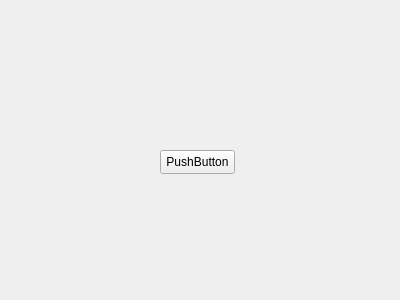
<?xml version="1.0" encoding="UTF-8"?>
<ui version="4.0">
 <class>Form</class>
 <widget class="QWidget" name="Form">
  <property name="geometry">
   <rect>
    <x>0</x>
    <y>0</y>
    <width>400</width>
    <height>300</height>
   </rect>
  </property>
  <property name="windowTitle">
   <string>Form</string>
  </property>
  <widget class="QPushButton" name="pushButton">
   <property name="geometry">
    <rect>
     <x>160</x>
     <y>150</y>
     <width>75</width>
     <height>24</height>
    </rect>
   </property>
   <property name="text">
    <string>PushButton</string>
   </property>
  </widget>
 </widget>
 <resources/>
 <connections/>
</ui>
